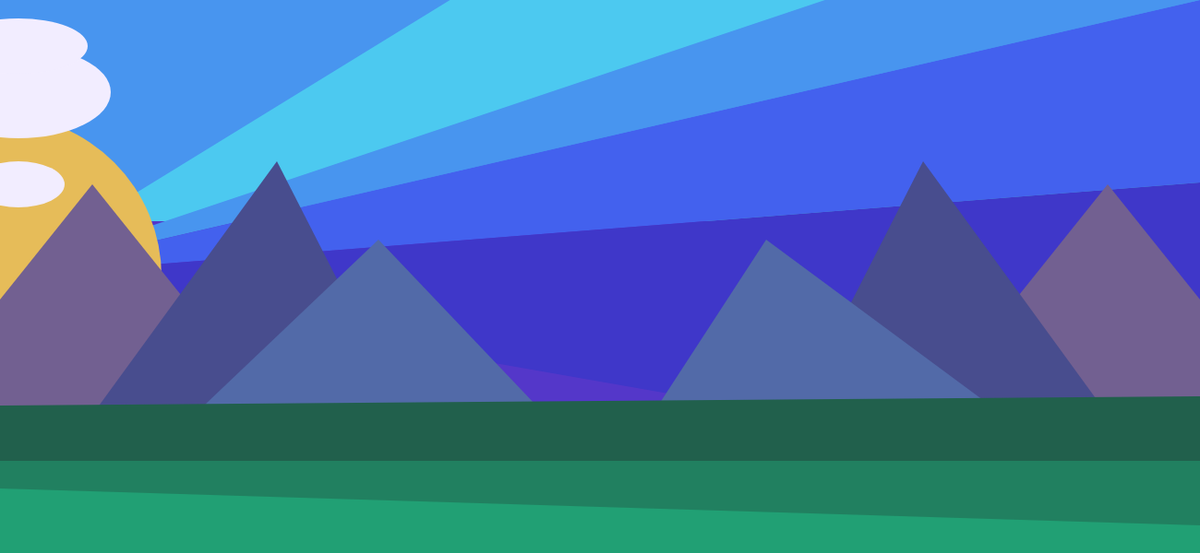
Frame 1 (no input)
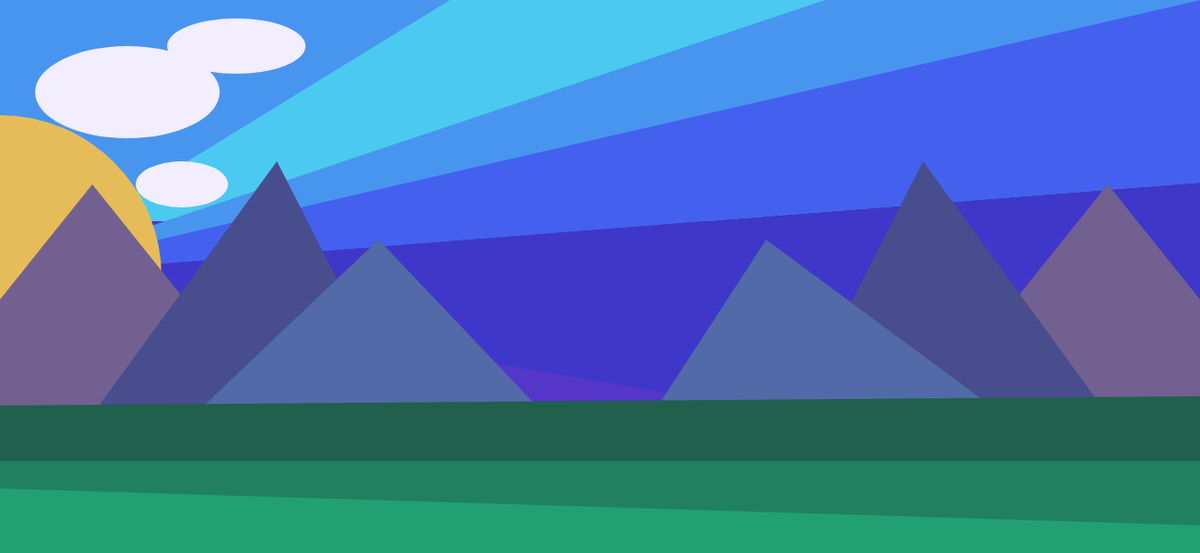
Frame 60 (no input)
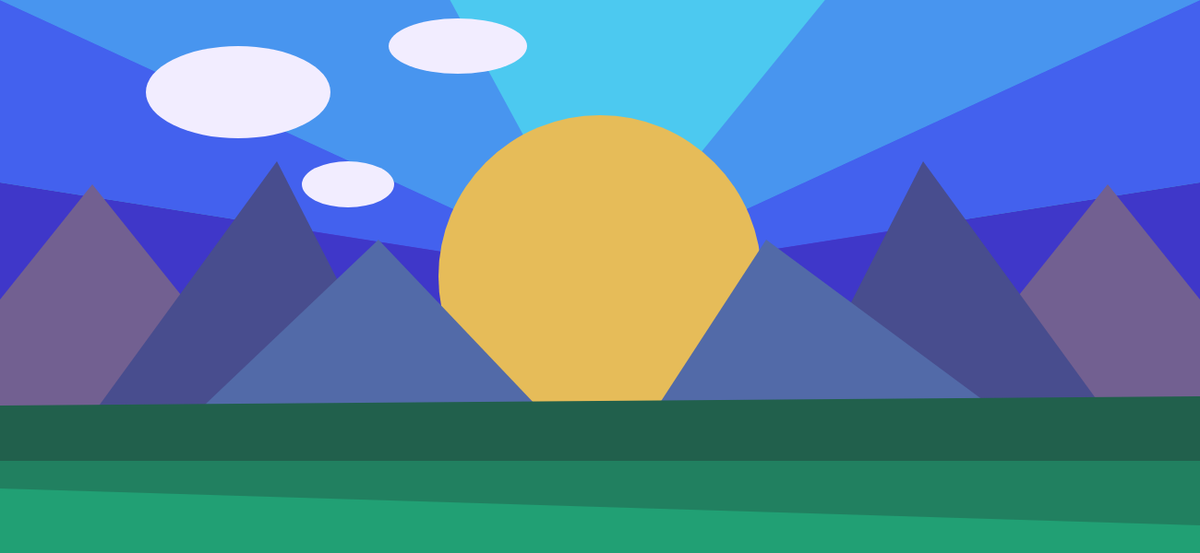
Frame 120 (the mouse pressed at the canvas centre since frame 60)

The p5.js sketch that drew these frames (run headless with seeded random() and noise() and a simulated clock; from frame 60 on, the mouse is pressed at the canvas centre):

// p5.js sketch
// ── sketch.js



function setup() {
  createCanvas(1300, 600);
  ovalY = 20;
  ovalX = 20;
  ovalZ = 20
  ovalMove = 3;
}

function draw() {
  noStroke();
  background(76,201,240);
  // Bottom rays
  fill(84,55,201);
  rect (0,height*.4, width, height*0.4, 60, width,70);
  // First two Rays of light blue light
  fill(72,149,239);
  triangle (width*0.375,0, 0,0,mouseX,height*.5);
  triangle (width*0.6875,0, width,0,mouseX,height*.5);
  // Rays of blue light
  fill(67,97,238);
  triangle (0,0, 0,height*0.33, mouseX,height*.5);
  triangle (width,0, width,height*0.33, mouseX,height*.5);
  //Rays of dark blue light
  fill(63,55,201);
  triangle (0,height*0.33, 0,height*0.88,mouseX,height*.5);
  triangle (width,height*.33, width,height*0.88, mouseX,height*.5);
  // Draws Sun that moves with the x position
  fill(230, 188, 89);
  ellipse(mouseX, height/2, 350, 350);
  //Draws Mountains
  // First Mountain (darkest)
  fill(114,96,145);
  triangle (1200,200, 1400,450, 1000,450);
  triangle (100,200,-100,450,300,450);
  // Second Mountain (Medium)
  fill(72, 77, 142);
  triangle (1000,175, 1200,450, 860,450);
  triangle (300,175,100,450,440,450);
 // Third Mountain (Lightest)
  fill(82,106,168);
  triangle (830,260, 1100,460, 700,460);
  triangle  (410,260,200,460,600,460);
  //Back hill shape (darkest)
  fill(33,96,76)
  quad(0, 440, 0,600, width, 600, width, 430)
  // Back hill shape (medium)
  fill(33, 128, 96)
  quad(0, 500, 0,600, width, 600, width, 500)
  // Back hill shape (lightest)
  fill(33, 160, 116)
  quad(0, 530, 0, 600, width, 600, width, 570)

  //Clouds that loop across the screen
  fill(242, 237, 255);
  ellipse(ovalX, 100, 200, 100);

  ellipse(ovalY, 200, 100, 50);

  ellipse(ovalZ, 50, 150, 60);

  //  Bounce animation
  ovalX = ovalX +2;
  if (ovalX > width+30) {
    ovalX=-30
  }

  ovalY = ovalY +3;
  if (ovalY > width+38) {
    ovalY=-30
  }
  
  ovalZ = ovalZ +4;
  if (ovalZ > width+30) {
    ovalZ=-30
  }
}
// ── style.css
html, body {
  margin: 0;
  padding: 0;
  background-color: darkcyan;
  display:column;
}

canvas {
  display:block;
  padding: 40px;
  border-radius: 50%;
  margin: auto;
  justify-self: center;
}

h1 {
  padding: 40px;
  color: white;
  font-style: normal;
  text-align: center;
}

p1 {
  display: block;
  padding: 20px;
  color: rebeccapurple;
  font-style: normal;
  text-align: center;
}

p2 {
  display: block;
  text-align: center;
  font-style: normal;
  color: darkblue;
  margin-top: 20px;
  margin-bottom: 40px;
}
